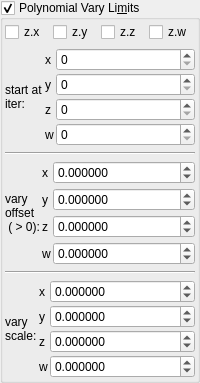
    <widget class="MyGroupBox" name="groupCheck_transf_function_enabledCy_false">
     <property name="toolTip">
      <string>&lt;html&gt;&lt;head/&gt;&lt;body&gt;&lt;p&gt;Works only on the axis enabled.&lt;/p&gt;&lt;p&gt;Vary offset must be &amp;gt; 0.&lt;/p&gt;&lt;p&gt;Vary offset &amp;amp; scale define the linear slope.&lt;/p&gt;&lt;/body&gt;&lt;/html&gt;</string>
     </property>
     <property name="title">
      <string>Polynomial Vary Li&amp;mits</string>
     </property>
     <property name="checkable">
      <bool>true</bool>
     </property>
     <layout class="QVBoxLayout" name="verticalLayout_10">
      <property name="leftMargin">
       <number>2</number>
      </property>
      <property name="topMargin">
       <number>2</number>
      </property>
      <property name="rightMargin">
       <number>2</number>
      </property>
      <property name="bottomMargin">
       <number>2</number>
      </property>
      <item>
       <layout class="QGridLayout" name="gridLayout_82">
        <property name="spacing">
         <number>2</number>
        </property>
        <item row="3" column="2">
         <widget class="MyCheckBox" name="checkBox_transf_function_enabledAz">
          <property name="text">
           <string notr="true">z.z</string>
          </property>
         </widget>
        </item>
        <item row="3" column="3">
         <widget class="MyCheckBox" name="checkBox_transf_function_enabledAw">
          <property name="text">
           <string notr="true">z.w</string>
          </property>
         </widget>
        </item>
        <item row="3" column="0">
         <widget class="MyCheckBox" name="checkBox_transf_function_enabledAx">
          <property name="text">
           <string notr="true">z.x</string>
          </property>
         </widget>
        </item>
        <item row="3" column="1">
         <widget class="MyCheckBox" name="checkBox_transf_function_enabledAy">
          <property name="text">
           <string notr="true">z.y</string>
          </property>
         </widget>
        </item>
       </layout>
      </item>
      <item>
       <layout class="QGridLayout" name="gridLayout_18" columnstretch="0,0,1">
        <property name="spacing">
         <number>2</number>
        </property>
        <item row="1" column="1">
         <widget class="QLabel" name="label_128">
          <property name="text">
           <string notr="true">y</string>
          </property>
         </widget>
        </item>
        <item row="2" column="1">
         <widget class="QLabel" name="label_129">
          <property name="text">
           <string notr="true">z</string>
          </property>
         </widget>
        </item>
        <item row="3" column="1">
         <widget class="QLabel" name="label_130">
          <property name="text">
           <string notr="true">w</string>
          </property>
         </widget>
        </item>
        <item row="0" column="1">
         <widget class="QLabel" name="label_131">
          <property name="text">
           <string notr="true">x</string>
          </property>
         </widget>
        </item>
        <item row="0" column="2">
         <widget class="MySpinBox" name="spinboxInt_transf_start_iterations_A">
          <property name="sizePolicy">
           <sizepolicy hsizetype="Minimum" vsizetype="Maximum">
            <horstretch>0</horstretch>
            <verstretch>0</verstretch>
           </sizepolicy>
          </property>
          <property name="maximum">
           <number>999</number>
          </property>
         </widget>
        </item>
        <item row="1" column="2">
         <widget class="MySpinBox" name="spinboxInt_transf_start_iterations_B">
          <property name="sizePolicy">
           <sizepolicy hsizetype="Minimum" vsizetype="Maximum">
            <horstretch>0</horstretch>
            <verstretch>0</verstretch>
           </sizepolicy>
          </property>
          <property name="maximum">
           <number>999</number>
          </property>
         </widget>
        </item>
        <item row="2" column="2">
         <widget class="MySpinBox" name="spinboxInt_transf_start_iterations_C">
          <property name="sizePolicy">
           <sizepolicy hsizetype="Minimum" vsizetype="Maximum">
            <horstretch>0</horstretch>
            <verstretch>0</verstretch>
           </sizepolicy>
          </property>
          <property name="maximum">
           <number>999</number>
          </property>
         </widget>
        </item>
        <item row="3" column="2">
         <widget class="MySpinBox" name="spinboxInt_transf_start_iterations_D">
          <property name="sizePolicy">
           <sizepolicy hsizetype="Minimum" vsizetype="Maximum">
            <horstretch>0</horstretch>
            <verstretch>0</verstretch>
           </sizepolicy>
          </property>
          <property name="maximum">
           <number>999</number>
          </property>
         </widget>
        </item>
        <item row="1" column="0" rowspan="2">
         <widget class="QLabel" name="label_36">
          <property name="text">
           <string>start at
iter:</string>
          </property>
         </widget>
        </item>
       </layout>
      </item>
      <item>
       <widget class="Line" name="line_40">
        <property name="orientation">
         <enum>Qt::Horizontal</enum>
        </property>
       </widget>
      </item>
      <item>
       <layout class="QGridLayout" name="gridLayout_16" columnstretch="0,0,1">
        <property name="horizontalSpacing">
         <number>2</number>
        </property>
        <property name="verticalSpacing">
         <number>4</number>
        </property>
        <item row="4" column="2">
         <widget class="MyDoubleSpinBox" name="spinbox4_transf_offset_0000_z">
          <property name="sizePolicy">
           <sizepolicy hsizetype="Minimum" vsizetype="Maximum">
            <horstretch>0</horstretch>
            <verstretch>0</verstretch>
           </sizepolicy>
          </property>
          <property name="prefix">
           <string/>
          </property>
          <property name="suffix">
           <string/>
          </property>
          <property name="decimals">
           <number>6</number>
          </property>
          <property name="minimum">
           <double>-100.000000000000000</double>
          </property>
          <property name="maximum">
           <double>100.000000000000000</double>
          </property>
          <property name="singleStep">
           <double>0.100000000000000</double>
          </property>
         </widget>
        </item>
        <item row="4" column="1">
         <widget class="QLabel" name="label_122">
          <property name="text">
           <string notr="true">z</string>
          </property>
         </widget>
        </item>
        <item row="5" column="1">
         <widget class="QLabel" name="label_123">
          <property name="text">
           <string notr="true">w</string>
          </property>
         </widget>
        </item>
        <item row="3" column="2">
         <widget class="MyDoubleSpinBox" name="spinbox4_transf_offset_0000_y">
          <property name="sizePolicy">
           <sizepolicy hsizetype="Minimum" vsizetype="Maximum">
            <horstretch>0</horstretch>
            <verstretch>0</verstretch>
           </sizepolicy>
          </property>
          <property name="prefix">
           <string/>
          </property>
          <property name="suffix">
           <string/>
          </property>
          <property name="decimals">
           <number>6</number>
          </property>
          <property name="minimum">
           <double>-100.000000000000000</double>
          </property>
          <property name="maximum">
           <double>100.000000000000000</double>
          </property>
          <property name="singleStep">
           <double>0.100000000000000</double>
          </property>
         </widget>
        </item>
        <item row="3" column="1">
         <widget class="QLabel" name="label_121">
          <property name="text">
           <string notr="true">y</string>
          </property>
         </widget>
        </item>
        <item row="5" column="2">
         <widget class="MyDoubleSpinBox" name="spinbox4_transf_offset_0000_w">
          <property name="sizePolicy">
           <sizepolicy hsizetype="Minimum" vsizetype="Maximum">
            <horstretch>0</horstretch>
            <verstretch>0</verstretch>
           </sizepolicy>
          </property>
          <property name="prefix">
           <string/>
          </property>
          <property name="suffix">
           <string/>
          </property>
          <property name="decimals">
           <number>6</number>
          </property>
          <property name="minimum">
           <double>-100.000000000000000</double>
          </property>
          <property name="maximum">
           <double>100.000000000000000</double>
          </property>
          <property name="singleStep">
           <double>0.100000000000000</double>
          </property>
         </widget>
        </item>
        <item row="1" column="1" rowspan="2">
         <widget class="QLabel" name="label_120">
          <property name="text">
           <string notr="true">x</string>
          </property>
         </widget>
        </item>
        <item row="1" column="2" rowspan="2">
         <widget class="MyDoubleSpinBox" name="spinbox4_transf_offset_0000_x">
          <property name="sizePolicy">
           <sizepolicy hsizetype="Minimum" vsizetype="Maximum">
            <horstretch>0</horstretch>
            <verstretch>0</verstretch>
           </sizepolicy>
          </property>
          <property name="prefix">
           <string/>
          </property>
          <property name="suffix">
           <string/>
          </property>
          <property name="decimals">
           <number>6</number>
          </property>
          <property name="minimum">
           <double>-100.000000000000000</double>
          </property>
          <property name="maximum">
           <double>100.000000000000000</double>
          </property>
          <property name="singleStep">
           <double>0.100000000000000</double>
          </property>
         </widget>
        </item>
        <item row="1" column="0" rowspan="5">
         <widget class="QLabel" name="label_34">
          <property name="text">
           <string>vary
offset
 ( &gt; 0):</string>
          </property>
         </widget>
        </item>
       </layout>
      </item>
      <item>
       <widget class="Line" name="line_41">
        <property name="orientation">
         <enum>Qt::Horizontal</enum>
        </property>
       </widget>
      </item>
      <item>
       <layout class="QGridLayout" name="gridLayout_17" columnstretch="0,0,1">
        <property name="spacing">
         <number>2</number>
        </property>
        <item row="1" column="1">
         <widget class="QLabel" name="label_125">
          <property name="text">
           <string notr="true">y</string>
          </property>
         </widget>
        </item>
        <item row="2" column="1">
         <widget class="QLabel" name="label_126">
          <property name="text">
           <string notr="true">z</string>
          </property>
         </widget>
        </item>
        <item row="3" column="1">
         <widget class="QLabel" name="label_127">
          <property name="text">
           <string notr="true">w</string>
          </property>
         </widget>
        </item>
        <item row="1" column="2">
         <widget class="MyDoubleSpinBox" name="spinbox4_transf_scale_1111_y">
          <property name="sizePolicy">
           <sizepolicy hsizetype="Minimum" vsizetype="Maximum">
            <horstretch>0</horstretch>
            <verstretch>0</verstretch>
           </sizepolicy>
          </property>
          <property name="prefix">
           <string/>
          </property>
          <property name="suffix">
           <string/>
          </property>
          <property name="decimals">
           <number>6</number>
          </property>
          <property name="minimum">
           <double>-100.000000000000000</double>
          </property>
          <property name="maximum">
           <double>100.000000000000000</double>
          </property>
          <property name="singleStep">
           <double>0.100000000000000</double>
          </property>
         </widget>
        </item>
        <item row="2" column="2">
         <widget class="MyDoubleSpinBox" name="spinbox4_transf_scale_1111_z">
          <property name="sizePolicy">
           <sizepolicy hsizetype="Minimum" vsizetype="Maximum">
            <horstretch>0</horstretch>
            <verstretch>0</verstretch>
           </sizepolicy>
          </property>
          <property name="prefix">
           <string/>
          </property>
          <property name="suffix">
           <string/>
          </property>
          <property name="decimals">
           <number>6</number>
          </property>
          <property name="minimum">
           <double>-100.000000000000000</double>
          </property>
          <property name="maximum">
           <double>100.000000000000000</double>
          </property>
          <property name="singleStep">
           <double>0.100000000000000</double>
          </property>
         </widget>
        </item>
        <item row="3" column="2">
         <widget class="MyDoubleSpinBox" name="spinbox4_transf_scale_1111_w">
          <property name="sizePolicy">
           <sizepolicy hsizetype="Minimum" vsizetype="Maximum">
            <horstretch>0</horstretch>
            <verstretch>0</verstretch>
           </sizepolicy>
          </property>
          <property name="prefix">
           <string/>
          </property>
          <property name="suffix">
           <string/>
          </property>
          <property name="decimals">
           <number>6</number>
          </property>
          <property name="minimum">
           <double>-100.000000000000000</double>
          </property>
          <property name="maximum">
           <double>100.000000000000000</double>
          </property>
          <property name="singleStep">
           <double>0.100000000000000</double>
          </property>
         </widget>
        </item>
        <item row="0" column="2">
         <widget class="MyDoubleSpinBox" name="spinbox4_transf_scale_1111_x">
          <property name="sizePolicy">
           <sizepolicy hsizetype="Minimum" vsizetype="Maximum">
            <horstretch>0</horstretch>
            <verstretch>0</verstretch>
           </sizepolicy>
          </property>
          <property name="prefix">
           <string/>
          </property>
          <property name="suffix">
           <string/>
          </property>
          <property name="decimals">
           <number>6</number>
          </property>
          <property name="minimum">
           <double>-100.000000000000000</double>
          </property>
          <property name="maximum">
           <double>100.000000000000000</double>
          </property>
          <property name="singleStep">
           <double>0.100000000000000</double>
          </property>
         </widget>
        </item>
        <item row="0" column="1">
         <widget class="QLabel" name="label_124">
          <property name="text">
           <string notr="true">x</string>
          </property>
         </widget>
        </item>
        <item row="1" column="0" rowspan="2">
         <widget class="QLabel" name="label_35">
          <property name="text">
           <string>vary
scale:</string>
          </property>
         </widget>
        </item>
       </layout>
      </item>
     </layout>
    </widget>
